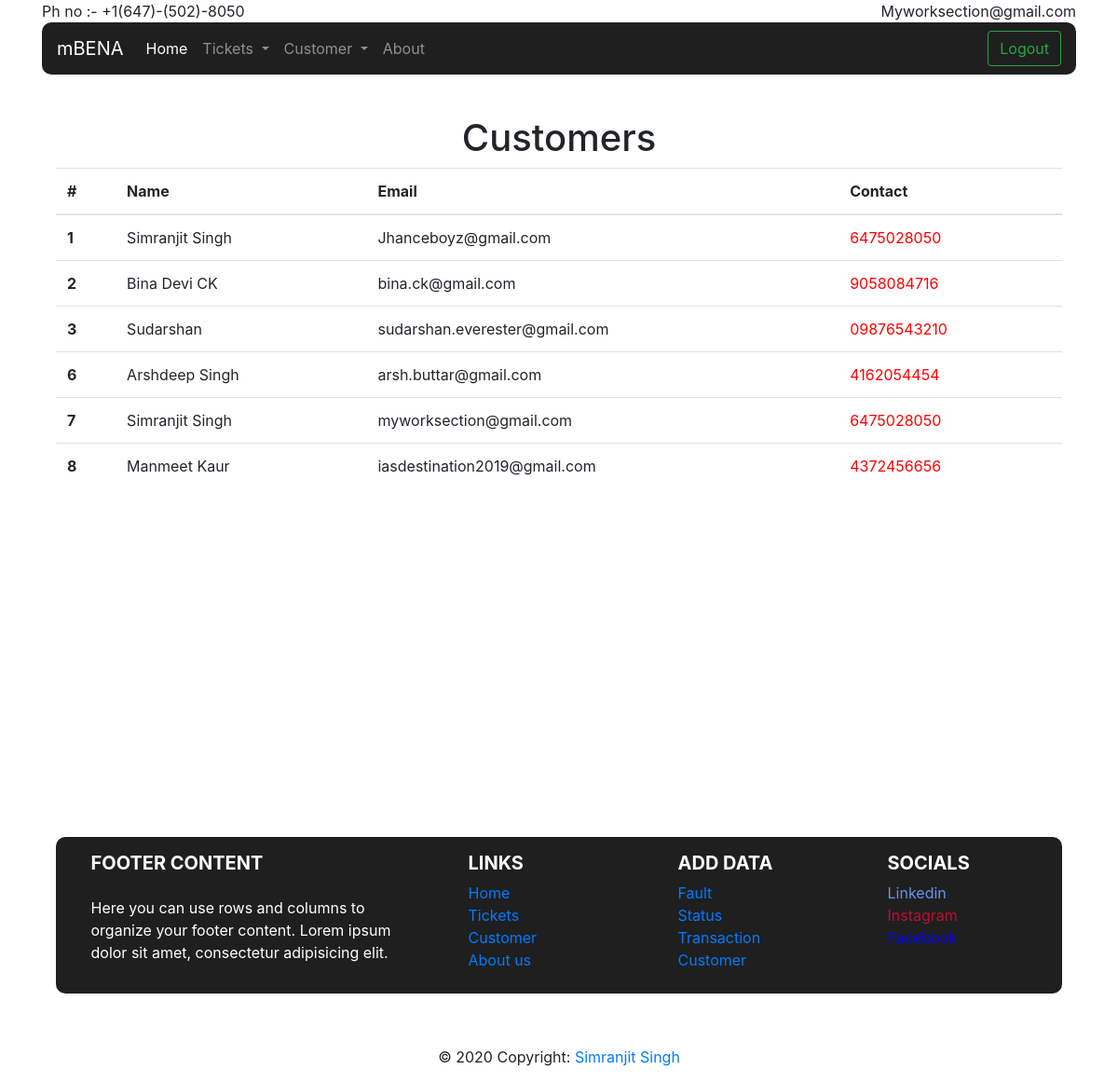
The page /estore/searchcustomer/ (signed in) on the database as committed earlier.
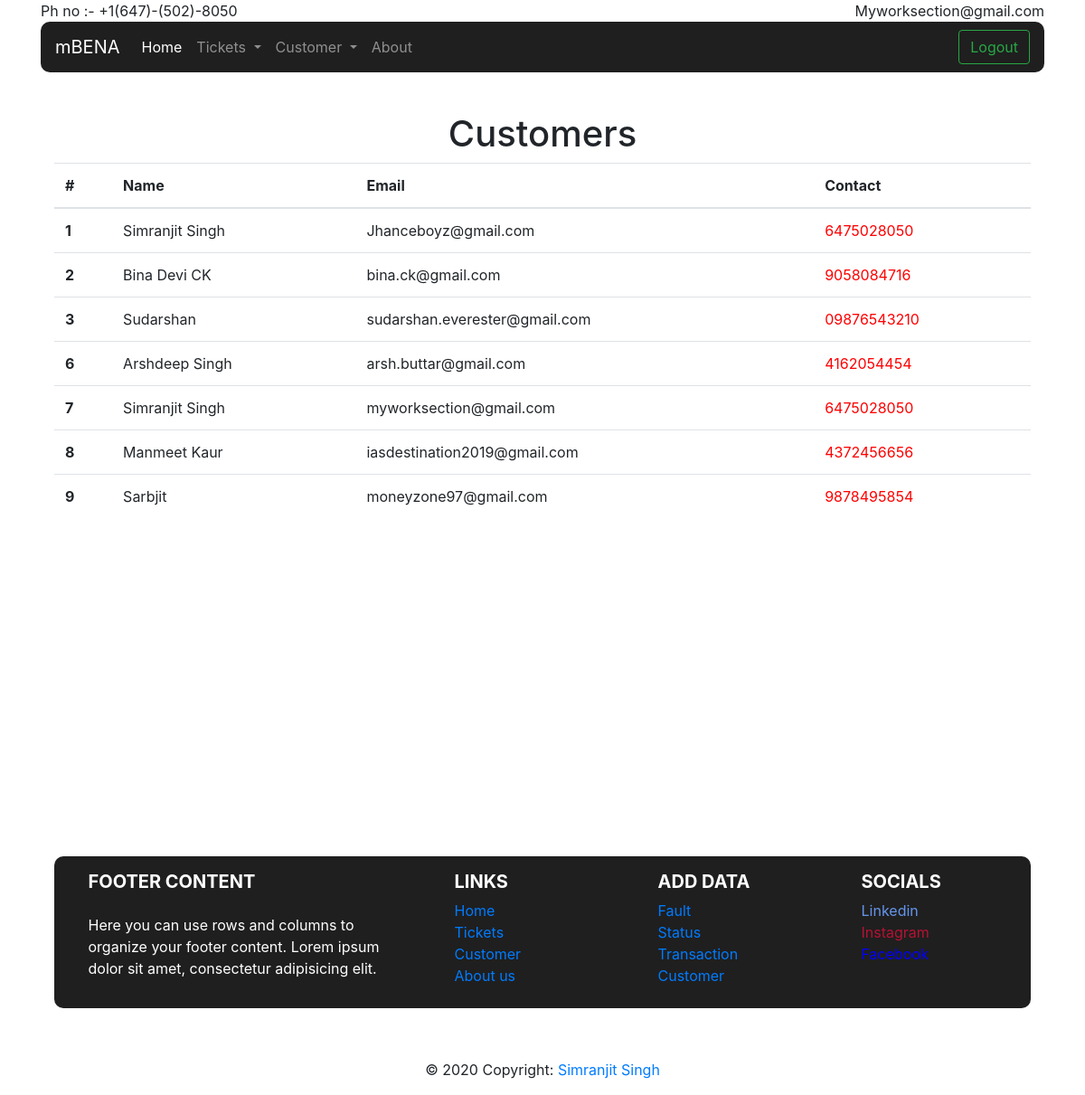
The same page on the database as committed later.
### eStore/models.py (models this page shows, shortened)
class Customer(models.Model):
    name = models.CharField(max_length=64)
    email = models.EmailField( max_length=254)
    phonenumber = models.CharField(max_length=12)

### eStore/views.py (the view)
# urls.py: path("searchcustomer/", views.searchcustomer, name="searchcustomer"),
def searchcustomer(request):
    if request.user.is_authenticated:
        return render(request, 'searchcustomer.html',{
            "Customer": Customer.objects.all()
        })
    else:
        return render(request, 'Logout.html')

### eStore/templates/searchcustomer.html
{% extends 'layout.html' %}
{% block body %}
<div class="container" style="margin-top: 4%;">
<h1 style="text-align: center;">Customers</h1>
<table class="table">
    <thead>
      <tr>
        <th scope="col">#</th>
        <th scope="col">Name</th>
        <th scope="col">Email</th>
        <th scope="col">Contact</th>
      </tr>
    </thead>
    <tbody>
        {% for customer in Customer %}
        <tr>
            <th scope="row">{{customer.id}}</th>
            <td>{{customer.name}}</td>
            <td>{{customer.email}}</td>
            <td style="color: red;">{{customer.phonenumber}}</td>
          </tr>
        {% endfor %}
    </tbody>
  </table>
</div>
{% endblock body %}

Rows that differ between the two databases and show on the page:
added Customer: id "9", name "Sarbjit", email "moneyzone97@gmail.com", phonenumber "9878495854"
